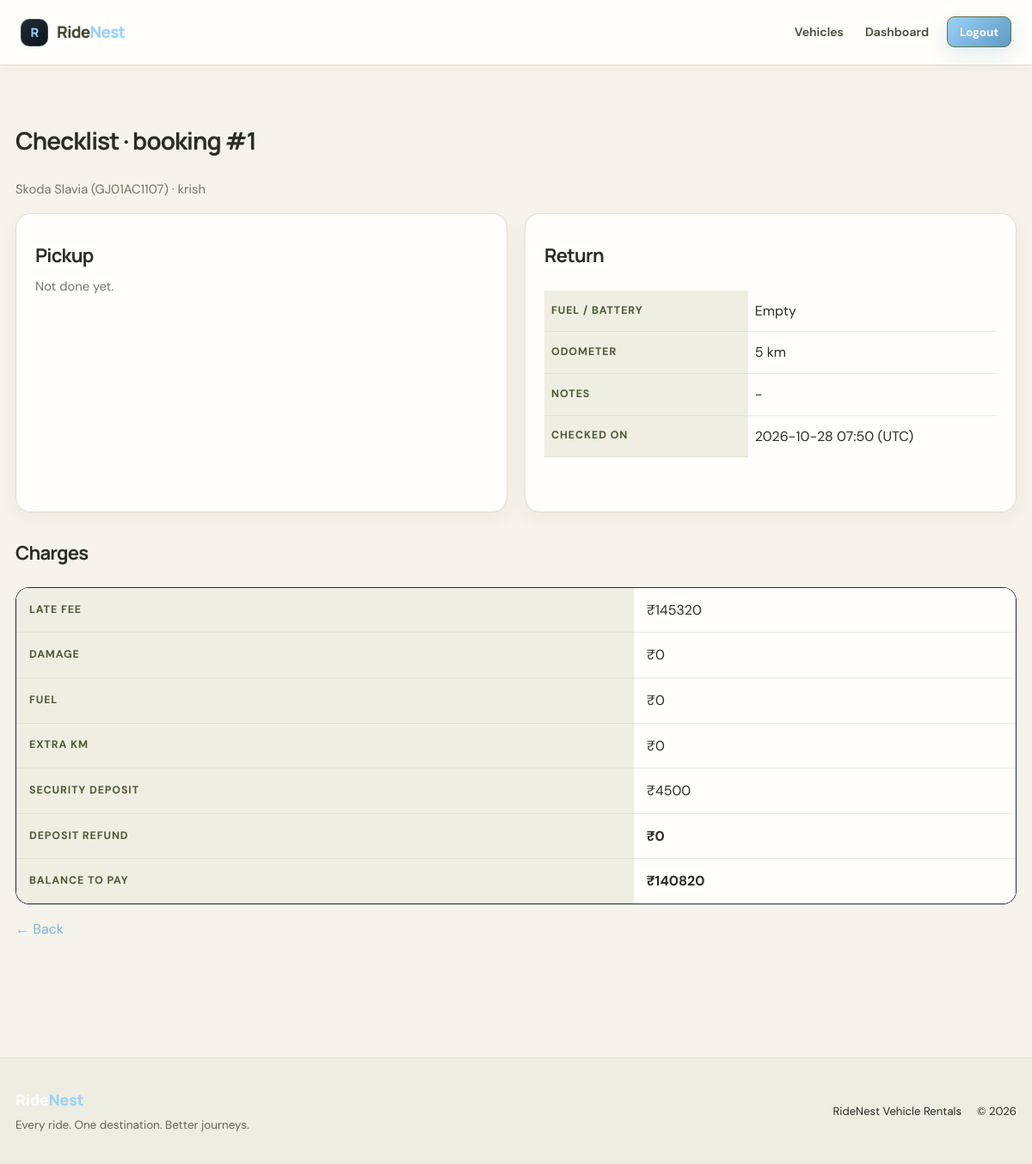
The page /booking/1/inspection (signed in) on the database its author committed.
### tables this page shows
CREATE TABLE bookings (
    id INTEGER PRIMARY KEY AUTOINCREMENT,
    user_id INTEGER NOT NULL,
    car_id INTEGER NOT NULL,
    start_datetime TEXT NOT NULL,
    end_datetime TEXT NOT NULL,
    total_price INTEGER NOT NULL,
    status TEXT NOT NULL DEFAULT 'Pending',
    payment_status TEXT NOT NULL DEFAULT 'Unpaid',
    utr_number TEXT,
    late_fee INTEGER DEFAULT 0,
    reminder_sent INTEGER DEFAULT 0,
    due_sent INTEGER DEFAULT 0,
    late_alert_sent INTEGER DEFAULT 0,
    returned_at TEXT,
    coupon_code TEXT,
    discount INTEGER DEFAULT 0,
    rate_note TEXT,
    trip_type TEXT DEFAULT 'Local',
    destination TEXT,
    km_limit INTEGER DEFAULT 0,
    extra_km_rate INTEGER DEFAULT 0,
    deposit INTEGER DEFAULT 0,
    approval_status TEXT DEFAULT 'None',
    damage_charge INTEGER DEFAULT 0,
    fuel_charge INTEGER DEFAULT 0,
    km_charge INTEGER DEFAULT 0,
    deposit_refund INTEGER DEFAULT 0,
    balance_due INTEGER DEFAULT 0,
    invoice_email TEXT,
    created_at TEXT DEFAULT CURRENT_TIMESTAMP,
    FOREIGN KEY (user_id) REFERENCES users(id),
    FOREIGN KEY (car_id) REFERENCES cars(id)
);

CREATE TABLE cars (
    id INTEGER PRIMARY KEY AUTOINCREMENT,
    name TEXT NOT NULL,
    brand TEXT NOT NULL,
    type TEXT NOT NULL,
    fuel TEXT NOT NULL,
    seats INTEGER NOT NULL,
    price_per_day INTEGER NOT NULL,
    number_plate TEXT NOT NULL UNIQUE,
    qr_token TEXT NOT NULL UNIQUE,
    insurance_expiry TEXT,
    puc_expiry TEXT,
    last_service TEXT,
    km_driven INTEGER DEFAULT 0,
    image TEXT DEFAULT 'default.jpg',
    category TEXT NOT NULL DEFAULT 'Car',
    price_per_hour INTEGER DEFAULT 0,
    min_hours INTEGER DEFAULT 1,
    outstation_rate INTEGER DEFAULT 0,
    km_per_day INTEGER DEFAULT 0,
    extra_km_rate INTEGER DEFAULT 0,
    deposit INTEGER DEFAULT 0,
    station TEXT DEFAULT ''
);

CREATE TABLE users (
    id INTEGER PRIMARY KEY AUTOINCREMENT,
    name TEXT NOT NULL,
    email TEXT NOT NULL UNIQUE,
    phone TEXT NOT NULL,
    password TEXT NOT NULL,
    role TEXT NOT NULL DEFAULT 'user',
    created_at TEXT DEFAULT CURRENT_TIMESTAMP
);

CREATE TABLE inspections (
    id INTEGER PRIMARY KEY AUTOINCREMENT,
    booking_id INTEGER NOT NULL,
    kind TEXT NOT NULL,
    fuel_level INTEGER NOT NULL,
    odometer INTEGER NOT NULL,
    helmets INTEGER DEFAULT 0,
    notes TEXT,
    created_at TEXT DEFAULT CURRENT_TIMESTAMP,
    UNIQUE (booking_id, kind)
);

### app.py (the view)
@app.route("/booking/<int:booking_id>/inspection")
def inspection_view(booking_id):
    if "user_id" not in session:
        flash("Please log in first.", "error")
        return redirect("/login")
    con = sqlite3.connect("database.db")
    con.row_factory = sqlite3.Row
    b = con.execute("""
        SELECT bookings.*, cars.brand AS car_brand, cars.name AS car_name, cars.number_plate, cars.category,
               users.name AS user_name
        FROM bookings JOIN cars ON cars.id = bookings.car_id JOIN users ON users.id = bookings.user_id
        WHERE bookings.id = ?""", (booking_id,)).fetchone()
    if b is None or (b["user_id"] != session["user_id"] and session.get("role") != "admin"):
        con.close()
        flash("Booking not found.", "error")
        return redirect("/dashboard")
    pickup = con.execute("SELECT * FROM inspections WHERE booking_id = ? AND kind = 'Pickup'", (booking_id,)).fetchone()
    ret = con.execute("SELECT * FROM inspections WHERE booking_id = ? AND kind = 'Return'", (booking_id,)).fetchone()
    photo_rows = con.execute("""
        SELECT inspection_photos.* FROM inspection_photos
        JOIN inspections ON inspections.id = inspection_photos.inspection_id
        WHERE inspections.booking_id = ? ORDER BY inspection_photos.id""", (booking_id,)).fetchall()
    con.close()
    photos = {}
    for p in photo_rows:
        photos.setdefault(p["inspection_id"], []).append(p)
    return render_template("inspection_view.html", b=b, pickup=pickup, ret=ret, photos=photos, fuel_levels=FUEL_LEVELS)

### app.py (called while the page is built)
@app.before_request
def expire_unpaid_bookings():
    if request.endpoint == "static":
        return
    con = sqlite3.connect("database.db")
    con.execute("""
        UPDATE bookings SET status = 'Cancelled'
        WHERE status = 'Pending' AND payment_status = 'Unpaid' AND approval_status != 'Waiting'
        AND created_at <= datetime('now', ?)
    """, ("-" + str(PAY_WINDOW_MIN) + " minutes",))
    con.execute("""UPDATE bookings SET status = 'Cancelled', approval_status = 'Rejected'
                   WHERE status = 'Pending' AND approval_status = 'Waiting' AND created_at <= datetime('now', '-24 hours')""")
    con.commit()
    con.close()

### templates/inspection_view.html (shortened to what this page needs)
{% extends "base.html" %}
{% block content %}
<h2>Checklist &middot; booking #{{ b.id }}</h2>
<p class="muted">{{ b.car_brand }} {{ b.car_name }} ({{ b.number_plate }}) &middot; {{ b.user_name }}</p>
<div class="two-col">
    {% for title, i in [('Pickup', pickup), ('Return', ret)] %}
    <div class="card">
        <h3>{{ title }}</h3>
        {% if i %}
        <table class="spec">
            <tr><th>Fuel / battery</th><td>{{ fuel_levels[i.fuel_level] }}</td></tr>
            <tr><th>Odometer</th><td>{{ i.odometer }} km</td></tr>
            <tr><th>Notes</th><td>{{ i.notes or '-' }}</td></tr>
            <tr><th>Checked on</th><td>{{ i.created_at[:16] }} (UTC)</td></tr>
        </table>
        {% else %}
        <p class="muted">Not done yet.</p>
        {% endif %}
    </div>
    {% endfor %}
</div>
{% if ret %}
<h3>Charges</h3>
<div class="table-wrap"><table>
    <tr><th>Late fee</th><td>&#8377;{{ b.late_fee or 0 }}</td></tr>
    <tr><th>Damage</th><td>&#8377;{{ b.damage_charge or 0 }}</td></tr>
    <tr><th>Fuel</th><td>&#8377;{{ b.fuel_charge or 0 }}</td></tr>
    <tr><th>Extra km</th><td>&#8377;{{ b.km_charge or 0 }}</td></tr>
    {% if b.deposit %}
    <tr><th>Security deposit</th><td>&#8377;{{ b.deposit }}</td></tr>
    <tr><th>Deposit refund</th><td><strong>&#8377;{{ b.deposit_refund }}</strong></td></tr>
    {% endif %}
    {% if b.balance_due %}<tr><th>Balance to pay</th><td><strong>&#8377;{{ b.balance_due }}</strong></td></tr>{% endif %}
</table></div>
{% endif %}
<p><a href="{% if session.role == 'admin' %}/admin/bookings{% else %}/dashboard{% endif %}">&larr; Back</a></p>
{% endblock %}

### rows shown on the page
bookings: id "1", late_fee "145320", damage_charge "0", fuel_charge "0", km_charge "0", deposit "4500", deposit_refund "0", balance_due "140820"
cars: car_brand "Skoda", car_name "Slavia", number_plate "GJ01AC1107"
users: user_name "krish"
inspections: kind "Return", fuel_level "Empty", odometer "5", notes "-", created_at "2026-10-28 07:50"

### other values the page prints
{{ title }} "Pickup"
